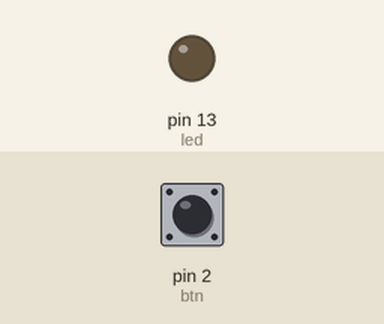
The sketch below on a simulated Arduino Uno, built with avr-gcc and run on an emulated ATmega328P. Shown: output pins drawn as LEDs (lit = HIGH). The test bench sets the inputs (shaded band); at power-on: pin 2 (btn) HIGH.

Above: at 1.2 s.
1.3 s: pin 2 (btn) pulled LOW for 0.15 s
At 2.0 s:
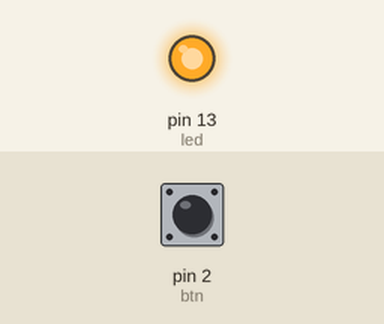
2.9 s: pin 2 (btn) pulled LOW for 1 s
At 4.5 s:
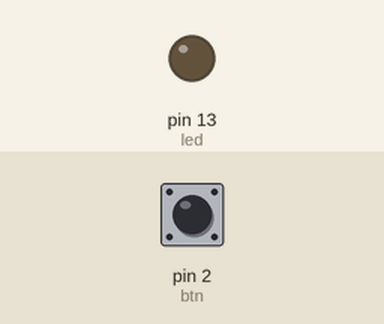
5.4 s: pin 2 (btn) pulled LOW for 3.2 s
At 9.3 s:
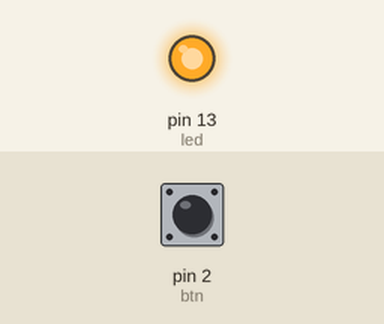
Timing chart, 0 to 10.8 s (numbered marks = the images above; inputs shaded):
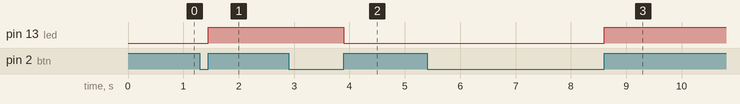

Measured:
- after the input at 1.3 s, pin 13 (led): LOW → HIGH after 0.15 s
- after the input at 2.9 s, pin 13 (led): HIGH → LOW after 1.0 s
- after the input at 5.4 s, pin 13 (led): LOW → HIGH after 3.2 s

The sketch:

Buton_Led.ino
```cpp
int led =13;
int btn =2;
void setup() {
  pinMode(led,OUTPUT);
  pinMode(btn,INPUT_PULLUP);
  attachInterrupt(digitalPinToInterrupt(btn),schimba,RISING);
}
int ok=0,t=0,click=0;
void schimba(){
  click++;
  click=click%2;
 }

void loop (){
  if(click==1){
    digitalWrite(led, HIGH);
  }else{
    digitalWrite(led, LOW);
  }

  delay(50);

}
```
